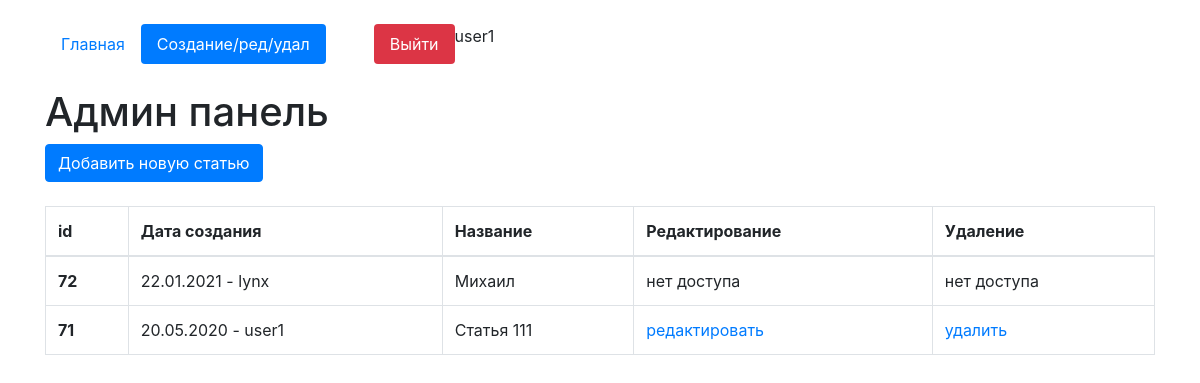
Page /edit-page (signed in) on the committed database.
### core/models.py (models this page shows, shortened)
class Articles(models.Model):
    author = models.ForeignKey(User, on_delete=models.CASCADE, verbose_name='Владелец статьи', blank=True, null=True)
    create_date = models.DateTimeField(auto_now=True)
    name = models.CharField(max_length=200, verbose_name='Название')
    text = models.TextField(verbose_name='Текст')
    class Meta:
        verbose_name = 'Статью'
        verbose_name_plural = 'Статьи'

### core/views.py (the view, shortened to what this page needs)
# urls.py: path('edit-page', views.ArticleCreateView.as_view(), name='edit_page'),
class ArticleCreateView(LoginRequiredMixin, CustomSuccessMessageMixin, CreateView):
    login_url = reverse_lazy('login_page')
    model = Articles
    template_name = 'edit_page.html'
    form_class = ArticleForm
    success_url = reverse_lazy('edit_page')
    success_msg = 'Запись создана'
    def get_context_data(self, **kwargs):
        kwargs['list_articles'] = Articles.objects.all().order_by('-id')
        return super().get_context_data(**kwargs)

### core/templates/edit_page.html (shortened to what this page needs)
{% extends 'index.html' %}
    {% block content %}
    <h1 class="mt-4">Админ панель</h1>
<button type="button" class="btn btn-primary" data-toggle="modal" data-target="#exampleModal">
  Добавить новую статью
</button>
    {% if update %}
    {% if success_update %}
    <p style="color:red">Запись обновлена</p>
    {% endif %}
    <p class="mt-4">Страница редактирования</p>
    <p><a href="{% url 'edit_page' %}">Вернуться назад</a></p>
    <form id="update_data" method="post">
            {% csrf_token %}
            {{form}}
        </form>
    <button form="update_data" type="submit" class="btn btn-primary">Обновить</button>
    {% else %}
    <table class="table table-bordered mt-4">
  <thead>
    <tr>
      <th scope="col">id</th>
      <th scope="col">Дата создания</th>
      <th scope="col">Название</th>
      <th scope="col">Редактирование</th>
      <th scope="col">Удаление</th>
    </tr>
  </thead>
  <tbody>
      {% for i in list_articles %}
    <tr {% if i.id|slugify == request.GET.id %} style="background:red" {% endif %}>
      <th>{{i.id}}</th>
      <td>{{i.create_date|date:'d.m.Y'}} - {{i.author}}</td>
      <td>{{i.name}}</td>
      <td>
          {% if request.user == i.author %}
          <a href="{% url 'update_page' i.id %}">редактировать</a>
          {% else %}
          нет доступа
          {% endif %}
          </td>
      <td>
          {% if request.user == i.author %}
          <a href="javascript:void()" onclick="delete_question{{i.id}}()">удалить</a>
          {% else %}
          нет доступа
            {% endif %}
          </td>
    </tr>
    {% endfor %}
  </tbody>
</table>
{% endif %}
   {% endblock %}

### core/templates/index.html (shortened to what this page needs)
<!doctype html>
<html lang="en">
  <head>
    <link rel="stylesheet" href="https://stackpath.bootstrapcdn.com/bootstrap/4.4.1/css/bootstrap.min.css">
  </head>
  <body>
      <div class="container mt-4">
          <ul class="nav nav-pills">
  <li class="nav-item">
      {% url 'home' as url_home %}
    <a class="nav-link {% if url_home == request.path %}active{% endif %}" href="{{url_home}}">Главная</a>
  </li>
  <li class="nav-item">
      {% url 'edit_page' as url_edit_page %}
    <a class="nav-link {% if url_edit_page == request.path %}active{% endif %}" href="{{url_edit_page}}">Создание/ред/удал</a>
  </li>
  {% if request.user.is_authenticated %}
      <li class="nav-item">
        {% url 'logout_page' as url_logout_page %}
    <a class="nav-link btn-danger ml-5" href="{{url_logout_page}}">Выйти</a>
  </li>
  {% endif %}
{{request.user}}
</ul>
    {% block content %}{% endblock %}
</div>
  </body>
</html>

### rows in the picture
Articles: id "72", create_date "22.01.2021", author "lynx", name "Михаил", shows "нет доступа"
Articles: id "71", create_date "20.05.2020", author "user1", name "Статья 111", shows "редактировать"

### other values in the picture
{{ request.user }} "user1"
